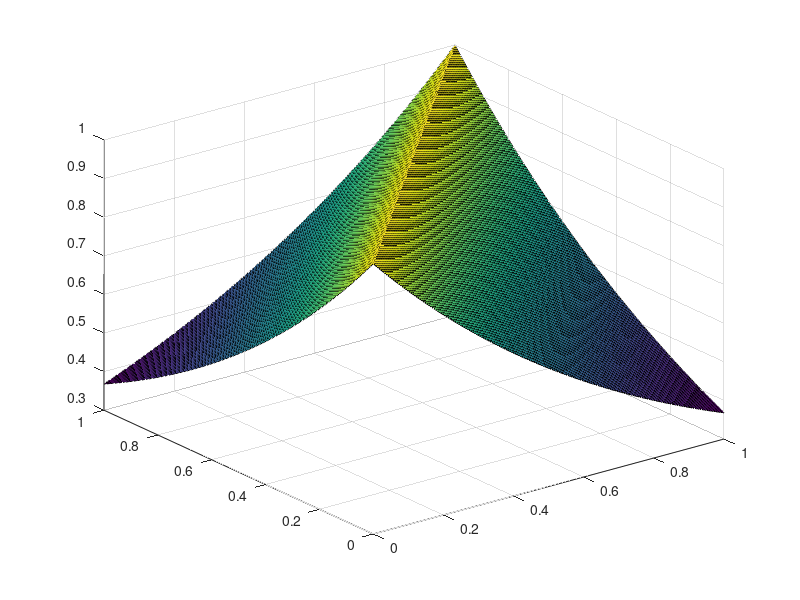
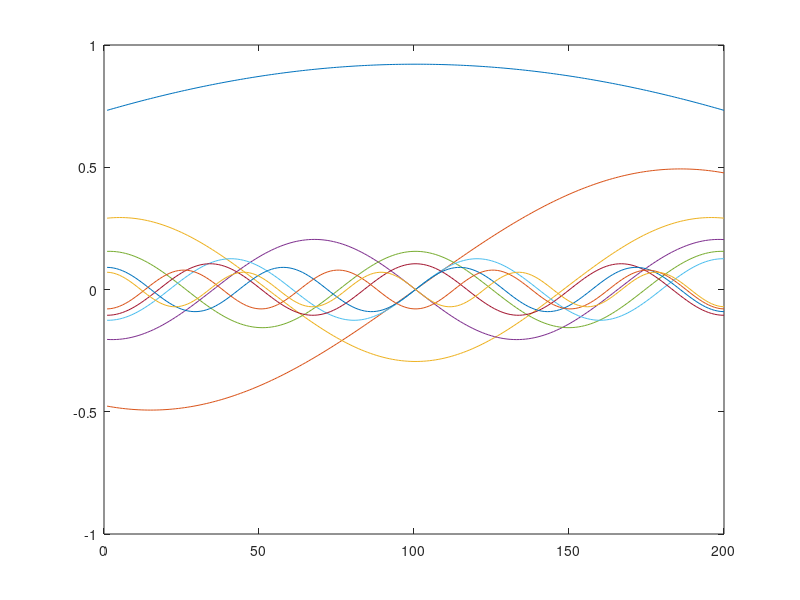
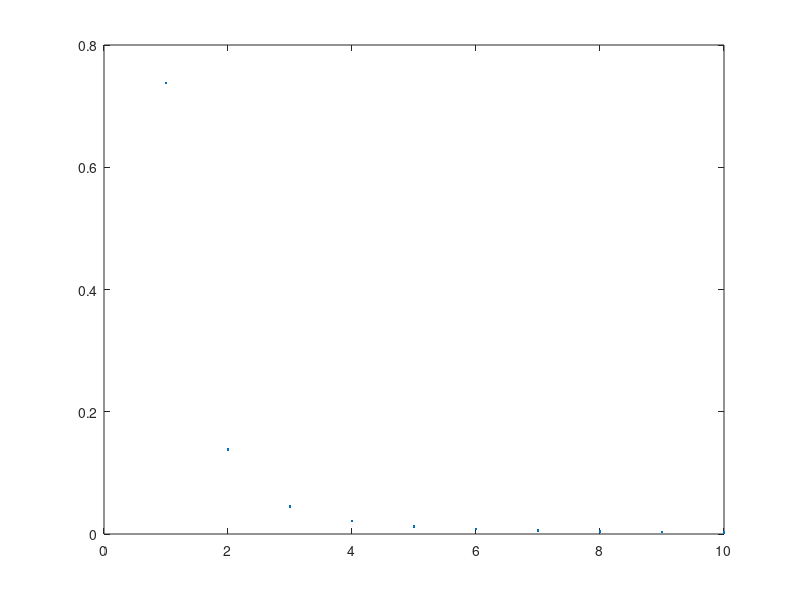
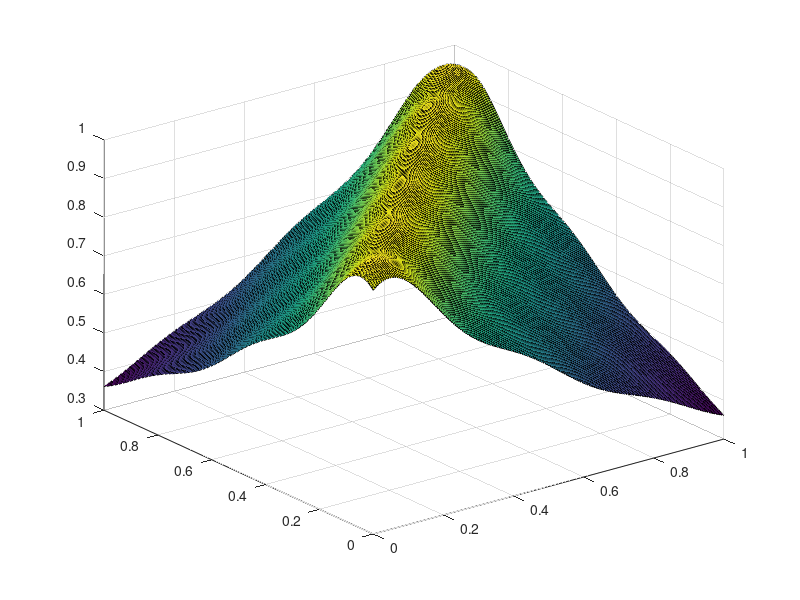

The MATLAB source for these figures, in order:
close all
s = linspace(0,1,200);
t = s;
[ss,tt] = meshgrid(s,t);
R = exp(-abs(ss-tt));
surf(ss,tt,R)
[V,D] = eig(R);
[d,ind] = sort(diag(D),'descend');
Ds = D(ind,ind);
Vs = V(:,ind);
evalues = diag(Ds);
evalues_sum = sum(evalues);
figure
for i = 1 : 10 
    plot(Vs(:,i)*sqrt(Ds(i,i))); hold on
end
figure


plot(evalues(1:10)./sum(evalues),'.');
N = 6;
RN = 0 * R;
for is = 1 : length(s)
    for it = 1 : length(t)
        for in = 1 : N
            RN(is, it) = RN(is, it) + evalues(in) * Vs(is,in) * Vs(it, in);
        end
    end
end
figure
surf(ss,tt,RN)

RN_error = R - RN;
figure
surf(ss,tt,RN_error)

        